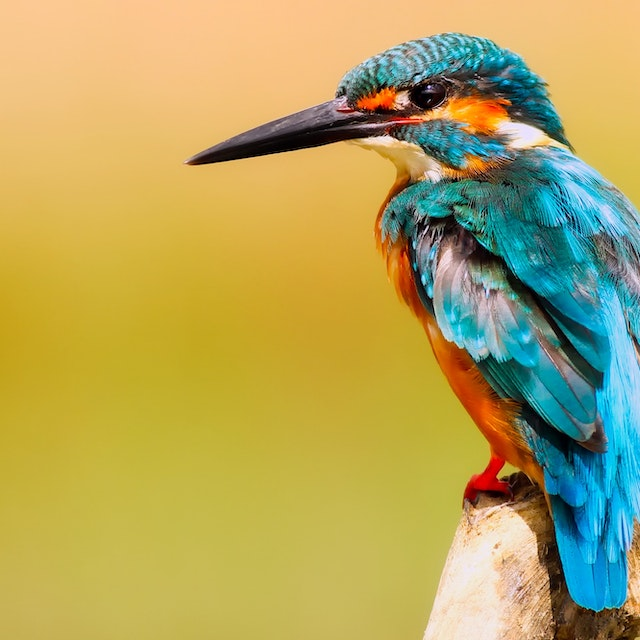
#> input picture Assignment 1/bird.jpg, 640 x 640 px
$ jupyter execute 'Question 4.ipynb'
#> lines starting #> are read from the running program, lines starting #| are printed output that depends on the picture
[cell 1]
import numpy as np
import cv2 as cv
from matplotlib import pyplot as plt
image = cv.imread('bird.jpg')
#> image is the input picture: shape (640, 640, 3); mean B, G, R 93.9, 165.4, 178.2
STRIDE = (3,5,7)
rows, cols, n = image.shape
#> rows = 640; cols = 640; n = 3

f, axarr = plt.subplots(1, len(STRIDE))
for i,S in enumerate(STRIDE):
    image_mod = image.copy()
    for r in range(int(S/2),rows,S):
        for c in range(int(S/2),cols,S):
            image_mod[r-int(S/2):r+int(S/2)+1,c-int(S/2):c+int(S/2)+1] = np.average(image[r-int(S/2):r+int(S/2)+1,c-int(S/2):c+int(S/2)+1])
    axarr[i].imshow(image_mod);
    axarr[i].set_title('{}x{} Averaging'.format(S,S))
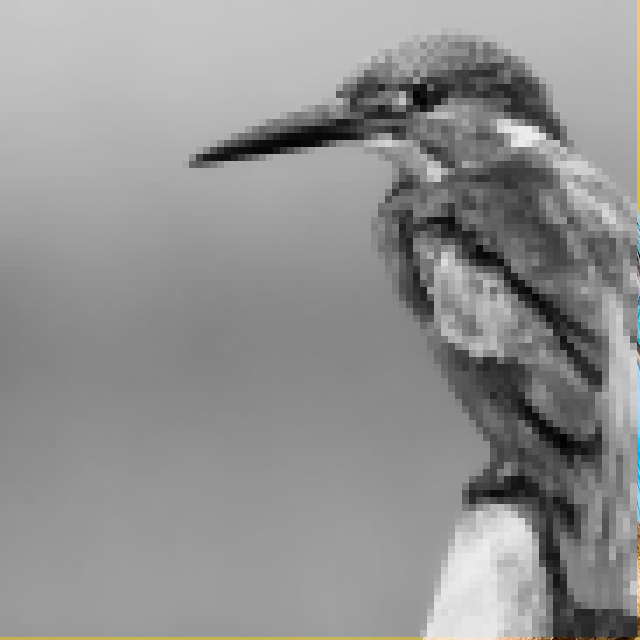
#> image_mod: shape (640, 640, 3); mean B, G, R 145, 145.5, 145.5
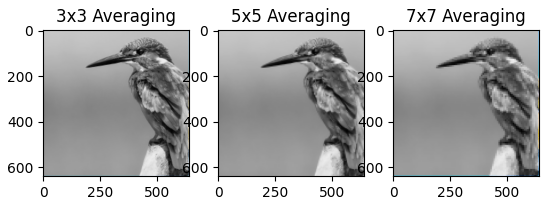
#> figure drawn by matplotlib, 3 panels; B, G, R data is drawn as R, G, B
